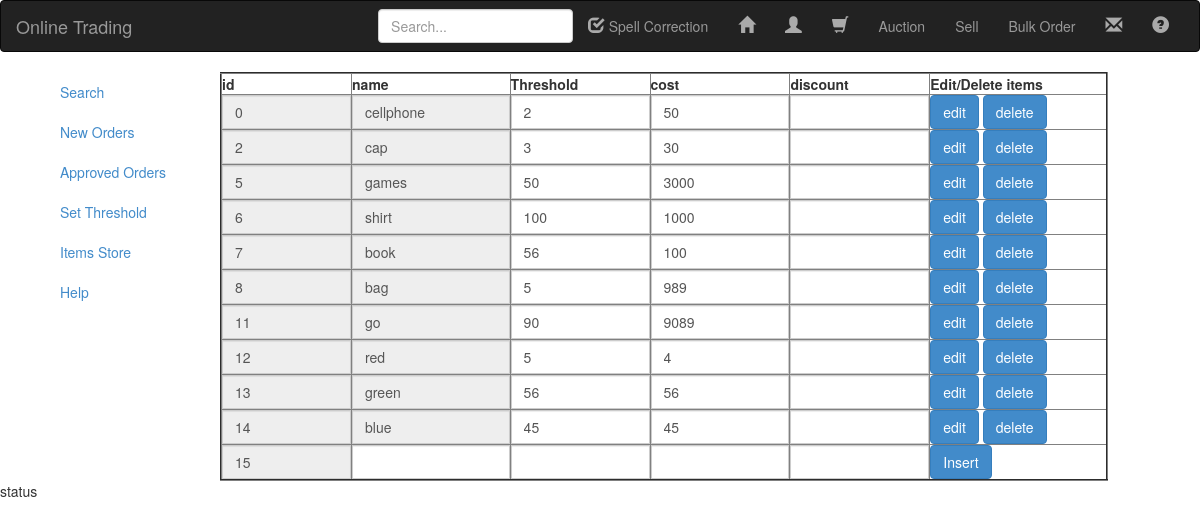
The app's page /files/vendors.php with its own data.
### files/class.MySQL.php (called while the page is built, shortened)
<?php
class MySQL {
	var $result;
	var $arrayedResult;
	var $hostname;
	var $username;
	var $password;
	var $database;
	var $databaseLink;
	function __construct(){
		$this->database = constant("DBNAME");
		$this->username = constant("USERNAME");
		$this->password = constant("PASS");
		$this->hostname = constant("DB_HOST");
	}
	private function Connect($persistant = false){
		if($persistant){
			$this->databaseLink = mysqli_connect('p:'.$this->hostname, $this->username, $this->password);
		}else{
			$this->databaseLink = mysqli_connect($this->hostname, $this->username, $this->password);
		}
		return true;
	}
	private function UseDB(){
		if(!mysqli_select_db($this->databaseLink,$this->database)){
			$this->lastError = 'Cannot select database: ' . mysqli_error($this->databaseLink);
			return false;
		}else{
			return true;
		}
	}
	function ExecuteSQL($query){
		if($this->result 	= mysqli_query($this->databaseLink,$query)){
			$this->records 	= @mysqli_num_rows($this->result);
			if($this->records > 0){
                         return $this->arrayedResult;
                        }else{
                         return true;
                        }
		}else{
			$this->records=-1;
			$this->lastError = mysqli_error($this->databaseLink);
			return false;
		}
	}
	function Select($from, $where='', $orderBy='', $limit='',$cols='*'){
		$query = "SELECT {$cols} FROM `{$from}` WHERE ";
		if(is_array($where) && $where != ''){
			$where = $this->SecureData($where);
			foreach($where as $key=>$value){
					$query .= $key." "."'".$value."'"." ";
			}
		}else{
			$query = substr($query, 0, -6);
		}
		if($orderBy != ''){
			$query .= ' ORDER BY ' . $orderBy;
		}
		return $this->ExecuteSQL($query);
	}
	function ArrayResults(){
		$this->arrayedResult = array();
		while ($data = mysqli_fetch_assoc($this->result)){
			$this->arrayedResult[] = $data;
		}
		return $this->arrayedResult;
	}
}
?>

### files/vendors.php (the view, shortened to what this page needs)
<!DOCTYPE html>
<html>
<head>
	<link rel="stylesheet" href="../css/bootstrap.css"  type="text/css"/>
	<link rel="stylesheet" type="text/css" href="../css/smoothness/jquery-ui.css">
</head>
<body>
	<div class="container-fluid">
		<div class="row" role="header">
			<?php include_once "header.php";?>
		</div>
		<div class="container">
				<div class="col-sm-3 col-md-2 sidebar">
	                <ul class="nav nav-sidebar">
		                <li class="active"><a href="#">Search</a></li>
		                <li class="active"><a href="new_orders.php">New Orders</a></li>
		                <li class="active"><a href="approved_orders.php">Approved Orders</a></li>
		                <li class="active"><a href="set_threshold.php">Set Threshold</a></li>
		                <li class="active"><a href="store.php">Items Store</a></li>
		                <li class="active"><a href="#">Help</a></li>
	                </ul>
                </div>
		        <div class="container-fluid">
		             <table width="80%" border="2"id="table1">
		        	<tr >
		        		<th align="center" width="14%">id</th>
		        		<th align="center" width="17%">name</th>
		        		<th align="center"width="15%">Threshold</th>
		        		<th align="center"width="15%">cost</th>
		        		<th align="center"width="15%">discount</th>
		        		<th align="center"width="19%">Edit/Delete items</th>
		        	</tr>
		        	<?php
		        	require_once "class.MySQL.php";
                      $obmysql=new MySQL();
                       $obmysql->Select("vendor's database","","id ASC");
                       $rows=$obmysql->arrayedResult;
                      if($obmysql->records>0)
                      {
   	                      foreach ($rows as $row)
   	                         {
                                   $item_id=$row["id"];
                                   $item_name=$row["name"];
                                   $qty=$row["Threshold"];
                                   $cost=$row["cost"];
                                   $discount=$row["discount"];
                                   ?>
                                 <tr id="<?php echo 'r'.$item_id?>">
								<td align="center">
									<div class="input-group">
 									 <input type="text"  value="<?php echo $item_id ?>" disabled="true" class="form-control" >
								    </div>
							   </td>
	                       		<td align="center">
	                       			<div class="input-group">
 									 <input type="text" id="<?php echo 'n'.$item_id; ?>" value="<?php echo $item_name ?>"disabled="true"class="form-control" >
								    </div>
							    </td>
	                       		<td align="center">
	                       			<div class="input-group">
 									  <input type="text" id="<?php echo 'q'.$item_id; ?>" value="<?php echo $qty ?> "class="form-control" >
								    </div>
							    </td>
	                       		<td align="center">
	                       			<div class="input-group">
 									 <input type="number" id="<?php echo 'c'.$item_id; ?>" value="<?php echo $cost ?>" class="form-control" >
								    </div>
							    </td>
	                       		<td align="center">
	                       			<div class="input-group">
 									  <input  type="number" id="<?php echo 'd'.$item_id; ?>"value="<?php echo $discount ?> "class="form-control" >
							     	</div>
							    </td>
	                       		<td  ><input  class="btn btn-primary"style="display: inline"  align="center" type='button' value='edit' id="<?php echo 'e'.$item_id; ?>">
	                                <input   class="btn btn-primary" style="display: inline"align="center"type='button' value='delete' id="<?php echo 'z'.$item_id; ?>">
	                       		</td>
	                       		</tr>
	                       	   <?php
	                         }
	                   }
	                 else
	                  {
	                  	echo "The query hasn't returned anything!! ";
	                  }
	                  	$item_id++;
		        	?>
		        		 <tr id="<?php echo 'r'.$item_id?>">
								<td align="center">
									<div class="input-group">
 									  <input type="text"disabled="true" value="<?php echo $item_id ?>"class="form-control" >
								    </div>
							   </td>
	                       		<td align="center">
	                       			<div class="input-group">
 									 <input type="text" value="" id="<?php echo 'n'.$item_id; ?>" class="form-control" >
								    </div>
							    </td>
	                       		<td align="center">
	                       			<div class="input-group">
 									  <input type="text" value="" id="<?php echo 'q'.$item_id; ?>" class="form-control" >
								    </div>
							    </td>
	                       		<td align="center">
	                       			<div class="input-group">
 									 <input type="text"value="" id="<?php echo 'c'.$item_id; ?>" class="form-control" >
								    </div>
							    </td>
	                       		<td align="center">
	                       			<div class="input-group">
 									  <input  type="text" value="" id="<?php echo 'd'.$item_id; ?>"class="form-control" >
							     	</div>
							    </td>
	                       		<td  >
	                       			<input  class="btn btn-primary" align="center" type='button' value='Insert' id="<?php echo 'e'.$item_id; ?>">
	                       		</td>
	                 </tr>
		         </table>
		     </div>
		</div>
	</div>
<div id='response'><p >status</p></div>
</body>
</html>

### records on screen
vendor's database: id "0", name "cellphone", Threshold "2", cost "50"
vendor's database: id "2", name "cap", Threshold "3", cost "30"
vendor's database: id "5", name "games", Threshold "50", cost "3000"
vendor's database: id "6", name "shirt", Threshold "100", cost "1000"
vendor's database: id "7", name "book", Threshold "56", cost "100"
vendor's database: id "8", name "bag", Threshold "5", cost "989"
vendor's database: id "11", name "go", Threshold "90", cost "9089"
vendor's database: id "12", name "red", Threshold "5", cost "4"
vendor's database: id "13", name "green", Threshold "56", cost "56"
vendor's database: id "14", name "blue", Threshold "45", cost "45"
